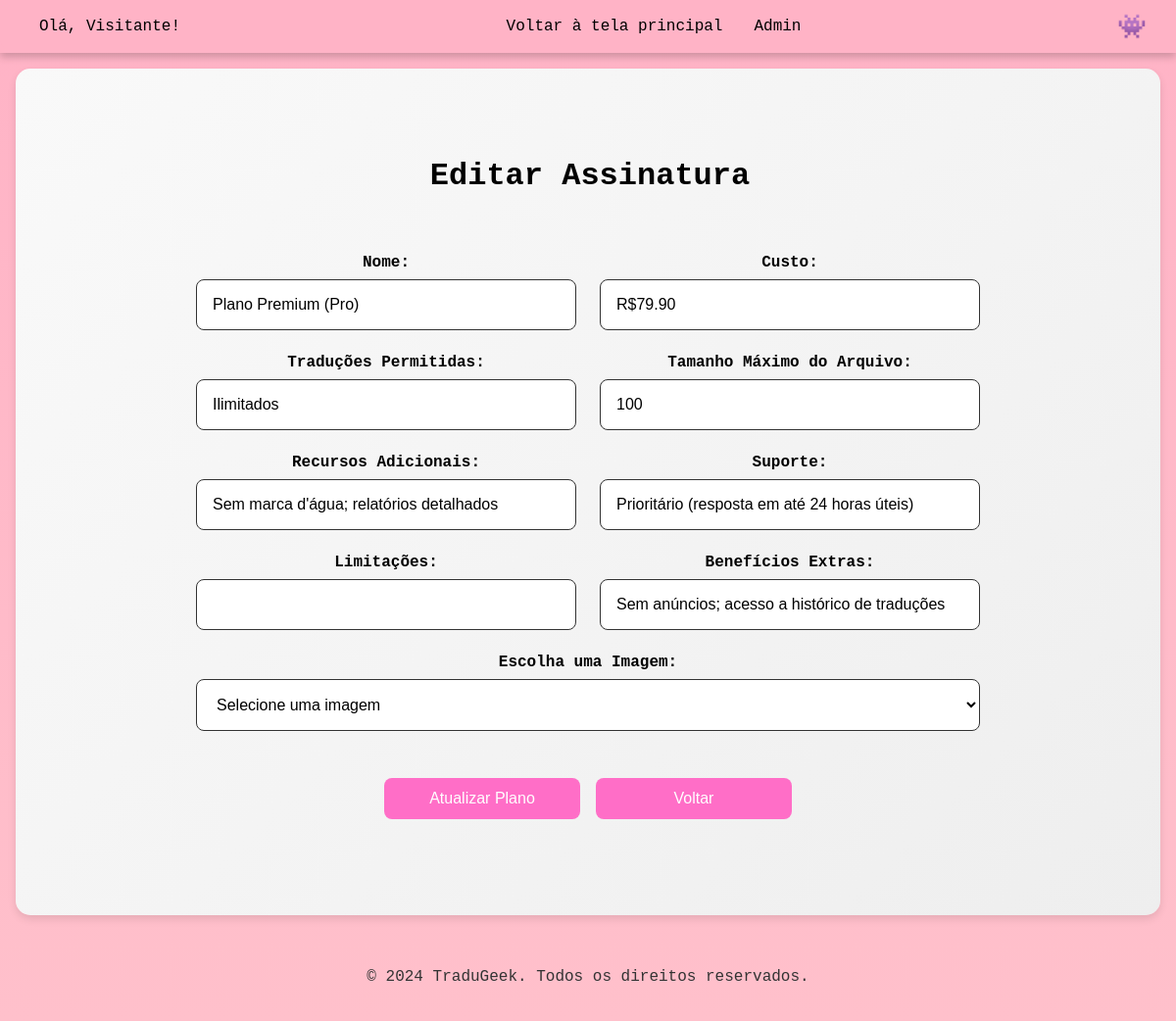
Screenshot of /editar_assinatura.php?idassinatura=3 with the database file from the repository.
### tables this page shows
CREATE TABLE IF NOT EXISTS `assinatura` (
    `idassinatura` INT(11) NOT NULL AUTO_INCREMENT,
    `nome` VARCHAR(55) NULL DEFAULT NULL,
    `custo` VARCHAR(45) NULL DEFAULT NULL,
    `traduPermitidas` VARCHAR(45) NULL DEFAULT NULL,
    `maxArquivos` VARCHAR(45) NULL DEFAULT NULL,
    `recursos` VARCHAR(255) NULL DEFAULT NULL,
    `suporte` VARCHAR(45) NULL DEFAULT NULL,
    `limitacoes` VARCHAR(255) NULL DEFAULT NULL,
    `beneficiosExtras` VARCHAR(255) NULL DEFAULT NULL,
    `imagem` VARCHAR(255) NULL DEFAULT NULL,
    PRIMARY KEY (`idassinatura`)
);

### editar_assinatura.php (the view, shortened to what this page needs)
<?php
require_once "c.php";
if (isset($_GET['idassinatura'])) {
    $idassinatura = $_GET['idassinatura'];
    $idassinatura = mysqli_real_escape_string($conexao, $idassinatura);
    $sql = "SELECT idassinatura, nome, custo, traduPermitidas, maxArquivos, recursos, suporte, limitacoes, beneficiosExtras, imagem FROM assinatura WHERE idassinatura = $idassinatura";
    $result = mysqli_query($conexao, $sql);
    if ($result && mysqli_num_rows($result) > 0) {
        $row = mysqli_fetch_assoc($result);
        $nome = htmlspecialchars($row['nome']);
        $custo = htmlspecialchars($row['custo']);
        $traduPermitidas = htmlspecialchars($row['traduPermitidas']);
        $maxArquivos = htmlspecialchars($row['maxArquivos']);
        $recursos = htmlspecialchars($row['recursos']);
        $suporte = htmlspecialchars($row['suporte']);
        $limitacoes = htmlspecialchars($row['limitacoes']);
        $beneficiosExtras = htmlspecialchars($row['beneficiosExtras']);
    } else {
        echo "Plano não encontrado.";
        exit;
    }
}
?>
<!DOCTYPE html>
<html lang="pt-BR">
<head>
    <link rel="stylesheet" href="css\editarAssinatura.css">
</head>
<body>
    <header>
        <nav class="barraNav">
            <span class="olaUsuario">
                <?php
                if (isset($_SESSION['usuario']) && $_SESSION['online']) {
                    echo "Olá, " . htmlspecialchars($_SESSION['usuario']) . "!";
                } else {
                    echo "Olá, Visitante!";
                }
                ?>
            </span>
            <ul>
              <li><a href="index.php">Voltar à tela principal</a></li>
                <li><a href="admin.php">Admin</a></li>
            </ul>
            <button class="mudarTema" id="altTema" title="Alternar Tema">☀️</button>
        </nav>
    </header>
 <main>
<div class="signup-container">
    <div class="signup-box">
        <h2 id="typing">Editar Assinatura</h2>
        <form method="POST" action="editar_assinatura.php?idassinatura=<?php echo $idassinatura; ?>">
            <div class="form-group">
                <label for="nome">Nome:</label>
                <input type="text" name="nome" value="<?php echo $nome; ?>" required />
            </div>
            <div class="form-group">
                <label for="custo">Custo:</label>
                <input type="text" name="custo" value="<?php echo $custo; ?>" required />
            </div>
            <div class="form-group">
                <label for="traduPermitidas">Traduções Permitidas:</label>
                <input type="text" name="traduPermitidas" value="<?php echo $traduPermitidas; ?>" required />
            </div>
            <div class="form-group">
                <label for="maxArquivos">Tamanho Máximo do Arquivo:</label>
                <input type="text" name="maxArquivos" value="<?php echo $maxArquivos; ?>" required />
            </div>
            <div class="form-group">
                <label for="recursos">Recursos Adicionais:</label>
                <input type="text" name="recursos" value="<?php echo $recursos; ?>" required />
            </div>
            <div class="form-group">
                <label for="suporte">Suporte:</label>
                <input type="text" name="suporte" value="<?php echo $suporte; ?>" required />
            </div>
            <div class="form-group">
                <label for="limitacoes">Limitações:</label>
                <input type="text" name="limitacoes" value="<?php echo $limitacoes; ?>" required />
            </div>
            <div class="form-group">
                <label for="beneficiosExtras">Benefícios Extras:</label>
                <input type="text" name="beneficiosExtras" value="<?php echo $beneficiosExtras; ?>" />
            </div>
            <div class="form-group">
                <label for="imagem">Escolha uma Imagem:</label>
                <select name="imagem_selecionada">
                    <option value="">Selecione uma imagem</option>
                </select>
            </div>
            <div class="form-buttons">
                <input type="submit" value="Atualizar Plano" />
                <input type="button" value="Voltar" onclick="location.href='admin.php'" />
            </div>
        </form>
    </div>
</div>
</main>
<footer>
        <div class="footer-content">
            <p>© 2024 TraduGeek. Todos os direitos reservados.</p>
        </div>
    </footer>
</body>
</html>

### rows the page displays
assinatura: nome "Plano Premium (Pro)", custo "R$79.90", traduPermitidas "Ilimitados", maxArquivos "100", recursos "Sem marca d'água; relatórios detalhados", suporte "Prioritário (resposta em até 24 horas úteis)", beneficiosExtras "Sem anúncios; acesso a histórico de traduções"
